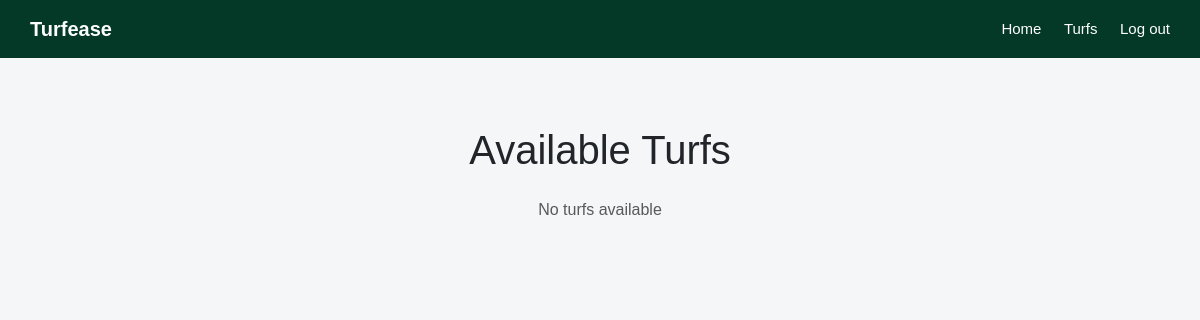
/turfs/ (signed in), run on an earlier commit of the app's database.
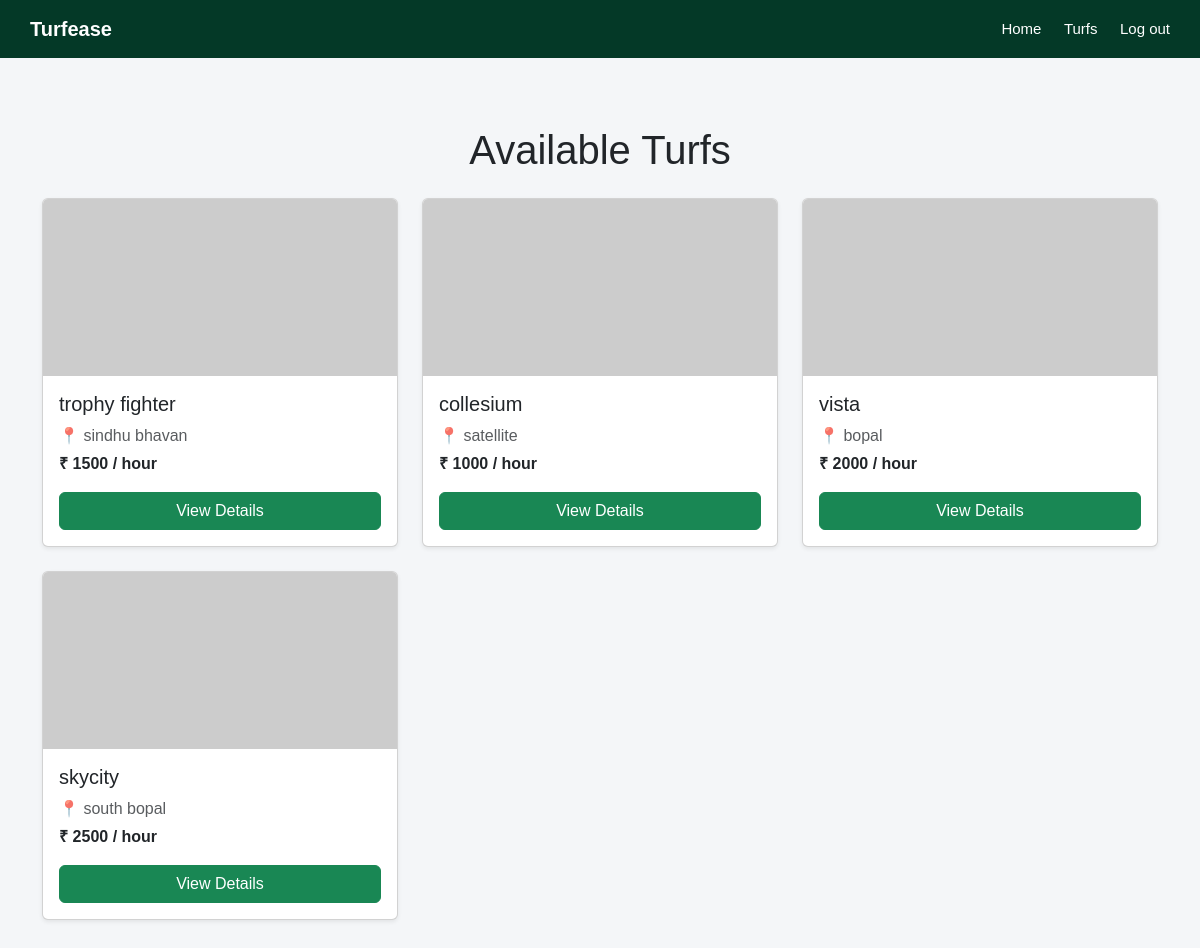
And on a later commit of the database.
### turfs/models.py (models this page shows, shortened)
class Turf(models.Model):
    name = models.CharField(max_length=100)
    location = models.CharField(max_length=200)
    price_per_hour = models.IntegerField()
    image = models.ImageField(
        upload_to="turf_images/",
        blank=True,
        null=True
    )

### turfs/views.py (the view)
# urls.py: path("", views.show_turf_list, name="list-turfs"),
def show_turf_list(request: HttpRequest):
    if not request.session.get("email"):
        return redirect("login")
    turfs = Turf.objects.all()
    return render(request, "list_turfs.html", {
        "turfs": turfs
    })

### turfs/templates/list_turfs.html
{% extends "header.html" %} {% block content %}
<div class="container my-5">
  <h1 class="text-center mb-4">Available Turfs</h1>
  <div class="row g-4">
    {% if turfs %} {% for turf in turfs %}
    <div class="col-md-4 col-sm-6">
      <div class="card h-100 shadow-sm">
        {% if turf.image %}
        <img
          src="{{ turf.image.url }}"
          class="card-img-top"
          alt="{{ turf.name }}"
          style="height: 200px; object-fit: cover"
        />
        {% else %}
        <img
          src="https://via.placeholder.com/400x200?text=No+Image"
          class="card-img-top"
        />
        {% endif %}
        <div class="card-body d-flex flex-column">
          <h5 class="card-title">{{ turf.name }}</h5>
          <p class="card-text text-muted mb-1">📍 {{ turf.location }}</p>
          <p class="card-text fw-bold">₹ {{ turf.price_per_hour }} / hour</p>
          <a
            href="{% url 'turf-detail' turf.id %}"
            class="btn btn-success mt-auto"
          >
            View Details
          </a>
        </div>
      </div>
    </div>
    {% endfor %} {% else %}
    <div class="col-12 text-center text-muted">No turfs available</div>
    {% endif %}
  </div>
</div>
{% endblock %}

### templates/header.html (shortened to what this page needs)
<!doctype html>
<html lang="en">
  <head>
    <link
      href="https://cdn.jsdelivr.net/npm/bootstrap@5.3.2/dist/css/bootstrap.min.css"
      rel="stylesheet"
    />
  </head>
  <body>
    <div class="navbar">
      <div class="navbar-left">Turfease</div>
      <div class="navbar-links">
        <a href="{% url 'home' %}">Home</a>
        <a href="{% url 'list-turfs' %}">Turfs</a>
        <a href="{% url 'logout' %}">Log out</a>
      </div>
    </div>
    <div class="content">{% block content %}{% endblock %}</div>
  </body>
</html>

### templates/header.html (style rules this page uses)
body { margin: 0; font-family: Arial, Helvetica, sans-serif; background-color: #f4f6f8; }
.navbar { background-color: #043927; padding: 14px 30px; display: flex; align-items: center; justify-content: space-between; }
.navbar-left { font-size: 20px; font-weight: bold; color: #ffffff; }
.navbar-links a { color: #ffffff; text-decoration: none; margin-left: 18px; font-size: 15px; }
.content { padding: 20px; }

What changed in the data, as far as the page shows it:
added Turf: name "trophy fighter", location "sindhu bhavan", price_per_hour "1500"
added Turf: name "collesium", location "satellite", price_per_hour "1000"
added Turf: name "vista", location "bopal", price_per_hour "2000"
added Turf: name "skycity", location "south bopal", price_per_hour "2500"
Also different on the page:
text no longer shown: "No turfs available"
